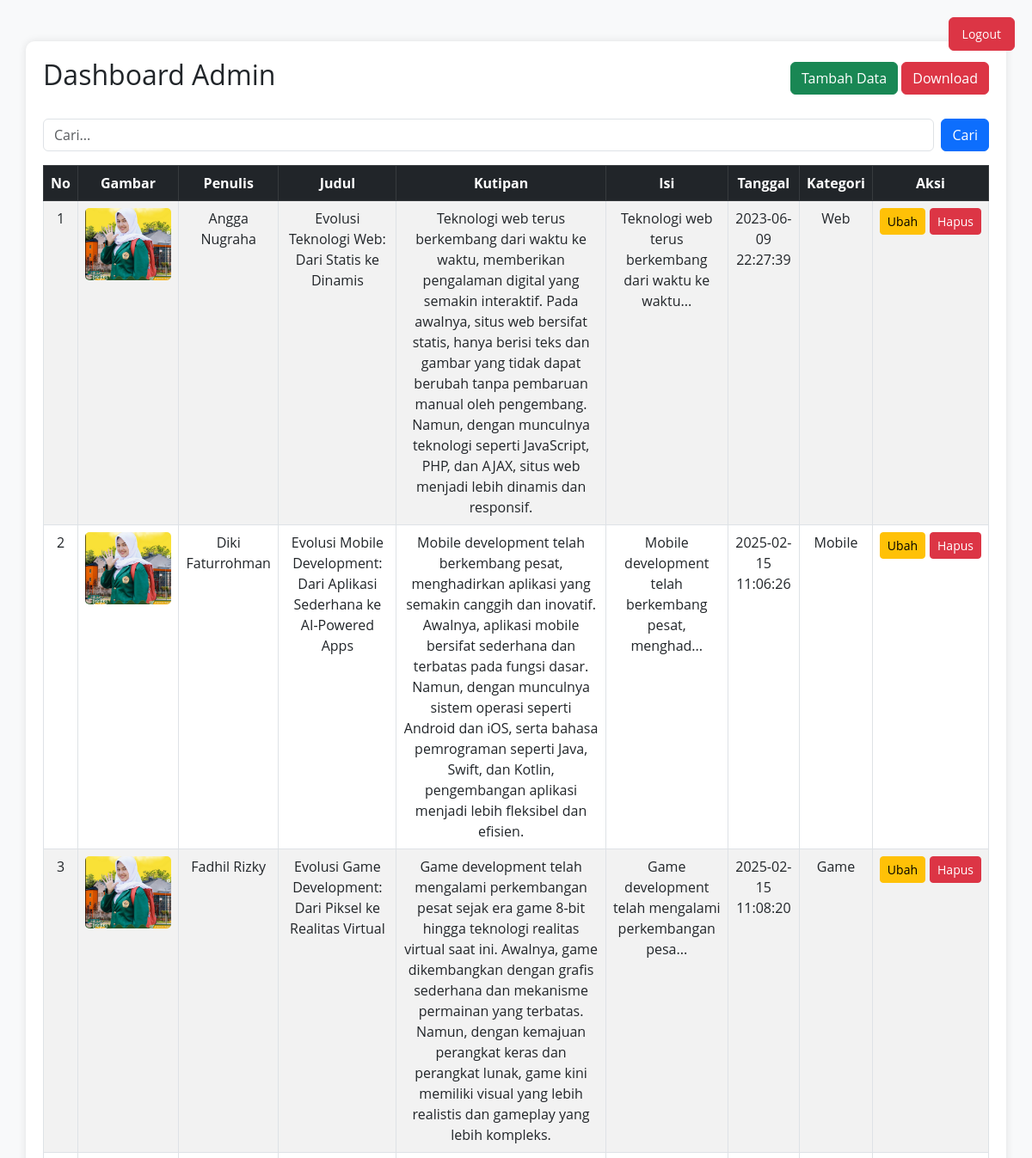
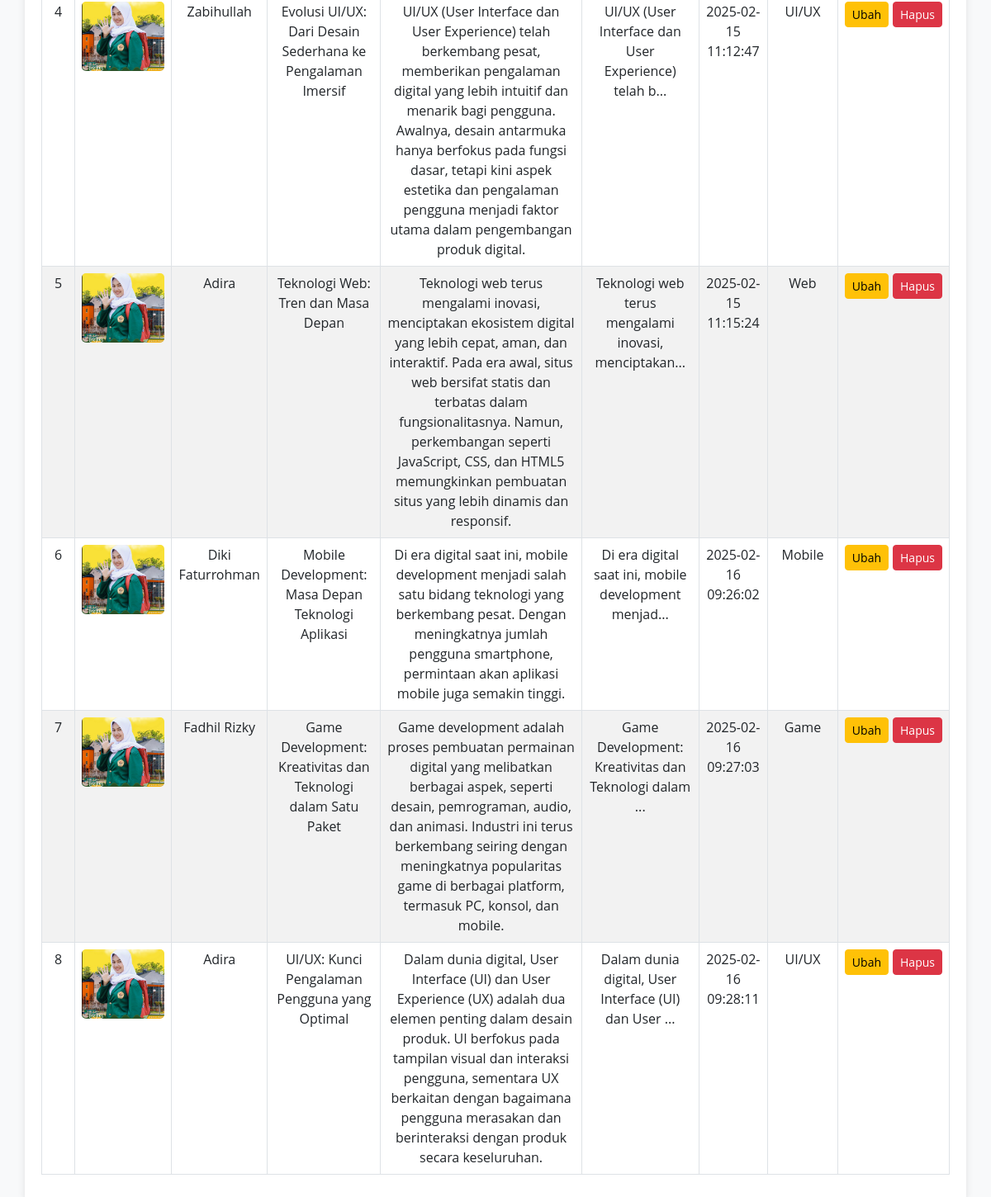
Screenshot of /admin/dashboard.php with the database file from the repository (2 pictures, top to bottom).
### tables this page shows
CREATE TABLE `halaman` (
  `id` int NOT NULL,
  `penulis` varchar(50) DEFAULT NULL,
  `judul` varchar(100) DEFAULT NULL,
  `kutipan` longtext,
  `isi` longtext,
  `gambar` varchar(50) DEFAULT NULL,
  `tgl_isi` timestamp NULL DEFAULT NULL,
  `kategori` varchar(50) DEFAULT NULL
);

### functions.php (called while the page is built, shortened)
<?php
$conn = mysqli_connect("localhost", "root", "", "news");
function query($query)
{
    global $conn;
    $result = mysqli_query($conn, $query);
    $rows = [];
    while ($row = mysqli_fetch_assoc($result)) {
        $rows[] = $row;
    }
    return $rows;
}

### admin/dashboard.php (the view, shortened to what this page needs)
<?php
require '../functions.php';
if (isset($_GET['keyword'])) {
    $keyword = $_GET['keyword'];
    $query = "SELECT * FROM halaman WHERE judul LIKE '%$keyword%' OR penulis LIKE '%$keyword%' OR kategori LIKE '%$keyword%'";
} else {
    $query = "SELECT * FROM halaman";
}
$h = query($query) ?? [];
?>
<!doctype html>
<html lang="en">
<head>
    <link href="https://cdn.jsdelivr.net/npm/bootstrap@5.3.0/dist/css/bootstrap.min.css" rel="stylesheet">
</head>
<body>
    <div class="container mt-5">
        <a href="../logout.php" class="btn btn-danger logout-btn">Logout</a>
        <div class="d-flex justify-content-between align-items-center mb-4">
            <h2>Dashboard Admin</h2>
            <div>
                <a href="tambah.php" class="btn btn-success">Tambah Data</a>
                <button class="btn btn-danger" onclick="window.print()">Download</button>
            </div>
        </div>
        <div class="mb-3">
            <form method="GET" class="d-flex" action="dashboard.php">
                <input type="text" class="form-control me-2" name="keyword" placeholder="Cari...">
                <button class="btn btn-primary" type="submit">Cari</button>
            </form>
        </div>
        <div class="table-responsive">
            <table class="table table-bordered table-striped text-center">
                <thead class="table-dark">
                    <tr>
                        <th>No</th>
                        <th>Gambar</th>
                        <th>Penulis</th>
                        <th>Judul</th>
                        <th>Kutipan</th>
                        <th>Isi</th>
                        <th>Tanggal</th>
                        <th>Kategori</th>
                        <th>Aksi</th>
                    </tr>
                </thead>
                <tbody>
                    <?php if (!empty($h)): ?>
                    <?php $no = 1; ?>
                    <?php foreach ($h as $item) : ?>
                    <tr>
                        <td><?= $no; ?></td>
                        <td><img src="../img/<?= $item["gambar"]; ?>" alt="Gambar"></td>
                        <td><?= $item["penulis"]; ?></td>
                        <td><?= $item["judul"]; ?></td>
                        <td><?= $item["kutipan"]; ?></td>
                        <td><?= substr($item["isi"], 0, 50) . '...'; ?></td>
                        <td><?= $item["tgl_isi"]; ?></td>
                        <td><?= $item["kategori"]; ?></td>
                        <td>
                            <div class="action-buttons">
                                <a href="ubah.php?id=<?= $item["id"]; ?>" class="btn btn-warning btn-sm">Ubah</a>
                                <a href="hapus.php?id=<?= $item["id"]; ?>" class="btn btn-danger btn-sm"
                                    onclick="return confirm('Yakin ingin menghapus?')">Hapus</a>
                            </div>
                        </td>
                    </tr>
                    <?php $no++; ?>
                    <?php endforeach; ?>
                    <?php else: ?>
                    <tr>
                        <td colspan="9">Tidak ada data ditemukan</td>
                    </tr>
                    <?php endif; ?>
                </tbody>
            </table>
        </div>
    </div>
</body>
</html>

### admin/dashboard.php (style rules this page uses)
body { font-family: 'Open Sans', sans-serif; background-color: #f8f9fa; }
.container { background: #fff; padding: 20px; border-radius: 10px; box-shadow: 0 0 10px rgba(0, 0, 0, 0.1); }
.table img { width: 100px; height: auto; border-radius: 5px; }
.action-buttons { display: flex; justify-content: center; gap: 5px; }
.logout-btn { position: absolute; top: 20px; right: 20px; padding: 8px 15px; font-size: 14px; }

### rows the page displays
halaman: gambar (picture), penulis "Angga Nugraha", judul "Evolusi Teknologi Web: Dari Statis ke Dinamis", kutipan "Teknologi web terus berkembang dari waktu ke waktu, memberikan pengalaman digital yang semakin interaktif. Pada awalnya, situs web bersifat statis, hanya berisi teks dan gambar yang tidak dapat berubah tanpa pembaruan manual oleh pengembang. Namun, dengan munculnya teknologi seperti JavaScript, PHP, dan AJAX, situs web menjadi lebih dinamis dan responsif.", isi "Teknologi web terus berkembang dari waktu ke waktu", tgl_isi "2023-06-09 22:27:39", kategori "Web"
halaman: gambar (picture), penulis "Diki Faturrohman", judul "Evolusi Mobile Development: Dari Aplikasi Sederhana ke AI-Powered Apps", kutipan "Mobile development telah berkembang pesat, menghadirkan aplikasi yang semakin canggih dan inovatif. Awalnya, aplikasi mobile bersifat sederhana dan terbatas pada fungsi dasar. Namun, dengan munculnya sistem operasi seperti Android dan iOS, serta bahasa pemrograman seperti Java, Swift, dan Kotlin, pengembangan aplikasi menjadi lebih fleksibel dan efisien.", isi "Mobile development telah berkembang pesat, menghad", tgl_isi "2025-02-15 11:06:26", kategori "Mobile"
halaman: gambar (picture), penulis "Fadhil Rizky", judul "Evolusi Game Development: Dari Piksel ke Realitas Virtual", kutipan "Game development telah mengalami perkembangan pesat sejak era game 8-bit hingga teknologi realitas virtual saat ini. Awalnya, game dikembangkan dengan grafis sederhana dan mekanisme permainan yang terbatas. Namun, dengan kemajuan perangkat keras dan perangkat lunak, game kini memiliki visual yang lebih realistis dan gameplay yang lebih kompleks.", isi "Game development telah mengalami perkembangan pesa", tgl_isi "2025-02-15 11:08:20", kategori "Game"
halaman: gambar (picture), penulis "Zabihullah", judul "Evolusi UI/UX: Dari Desain Sederhana ke Pengalaman Imersif", kutipan "UI/UX (User Interface dan User Experience) telah berkembang pesat, memberikan pengalaman digital yang lebih intuitif dan menarik bagi pengguna. Awalnya, desain antarmuka hanya berfokus pada fungsi dasar, tetapi kini aspek estetika dan pengalaman pengguna menjadi faktor utama dalam pengembangan produk digital.", isi "UI/UX (User Interface dan User Experience) telah b", tgl_isi "2025-02-15 11:12:47", kategori "UI/UX"
halaman: gambar (picture), penulis "Adira", judul "Teknologi Web: Tren dan Masa Depan", kutipan "Teknologi web terus mengalami inovasi, menciptakan ekosistem digital yang lebih cepat, aman, dan interaktif. Pada era awal, situs web bersifat statis dan terbatas dalam fungsionalitasnya. Namun, perkembangan seperti JavaScript, CSS, dan HTML5 memungkinkan pembuatan situs yang lebih dinamis dan responsif.", isi "Teknologi web terus mengalami inovasi, menciptakan", tgl_isi "2025-02-15 11:15:24", kategori "Web"
halaman: gambar (picture), penulis "Diki Faturrohman", judul "Mobile Development: Masa Depan Teknologi Aplikasi", kutipan "Di era digital saat ini, mobile development menjadi salah satu bidang teknologi yang berkembang pesat. Dengan meningkatnya jumlah pengguna smartphone, permintaan akan aplikasi mobile juga semakin tinggi.", isi "Di era digital saat ini, mobile development menjad", tgl_isi "2025-02-16 09:26:02", kategori "Mobile"
halaman: gambar (picture), penulis "Fadhil Rizky", judul "Game Development: Kreativitas dan Teknologi dalam Satu Paket", kutipan "Game development adalah proses pembuatan permainan digital yang melibatkan berbagai aspek, seperti desain, pemrograman, audio, dan animasi. Industri ini terus berkembang seiring dengan meningkatnya popularitas game di berbagai platform, termasuk PC, konsol, dan mobile.", isi "Game Development: Kreativitas dan Teknologi dalam", tgl_isi "2025-02-16 09:27:03", kategori "Game"
halaman: gambar (picture), penulis "Adira", judul "UI/UX: Kunci Pengalaman Pengguna yang Optimal", kutipan "Dalam dunia digital, User Interface (UI) dan User Experience (UX) adalah dua elemen penting dalam desain produk. UI berfokus pada tampilan visual dan interaksi pengguna, sementara UX berkaitan dengan bagaimana pengguna merasakan dan berinteraksi dengan produk secara keseluruhan.", isi "Dalam dunia digital, User Interface (UI) dan User", tgl_isi "2025-02-16 09:28:11", kategori "UI/UX"
